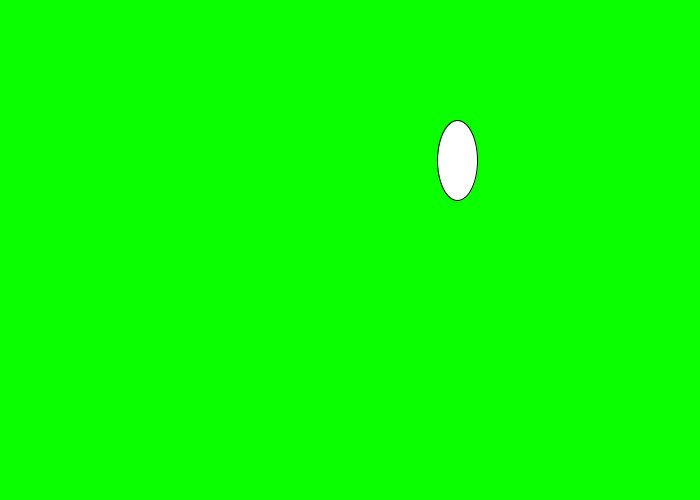
Frame 1 (no input)
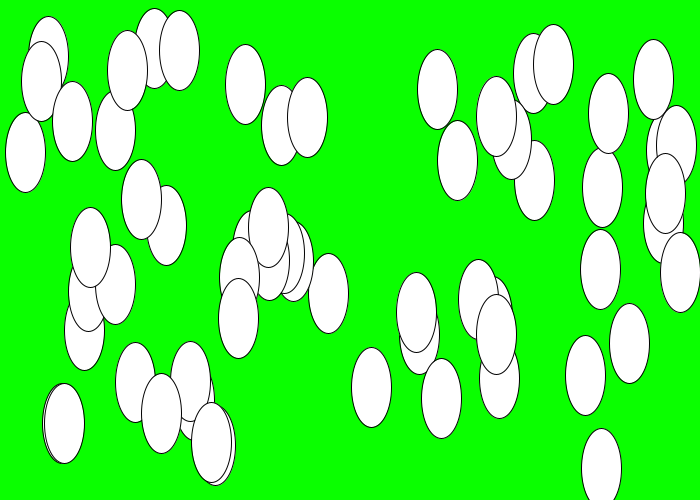
Frame 60 (the mouse pressed at the canvas centre just before this capture)
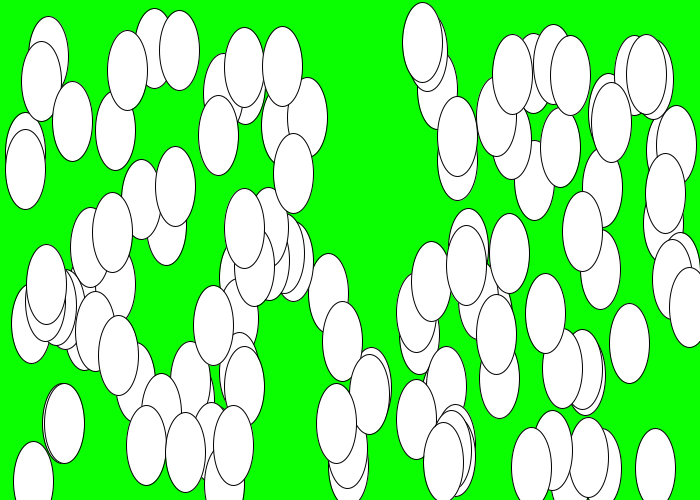
Frame 120 (the mouse held since frame 60 and released just before this capture)

The Processing sketch that drew these frames (run headless with seeded random() and noise(); from frame 60 on, the mouse is pressed at the canvas centre):

// Processing sketch: exp13
// ── exp13.pde
void setup()
{
  size(700, 500);
  background(10, 350, 0);
}

void draw()
{
  //ellipse( x, y,
  ellipse( random(15, width), random(42, height), 40, 80);
  
}
